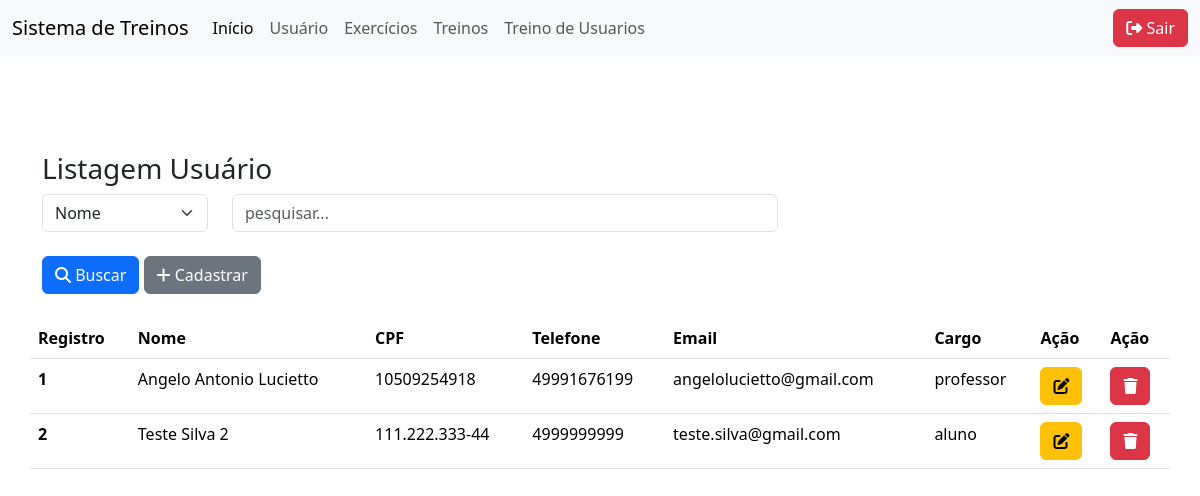
/usuario/UsuarioList.php, run on an earlier commit of the app's database.
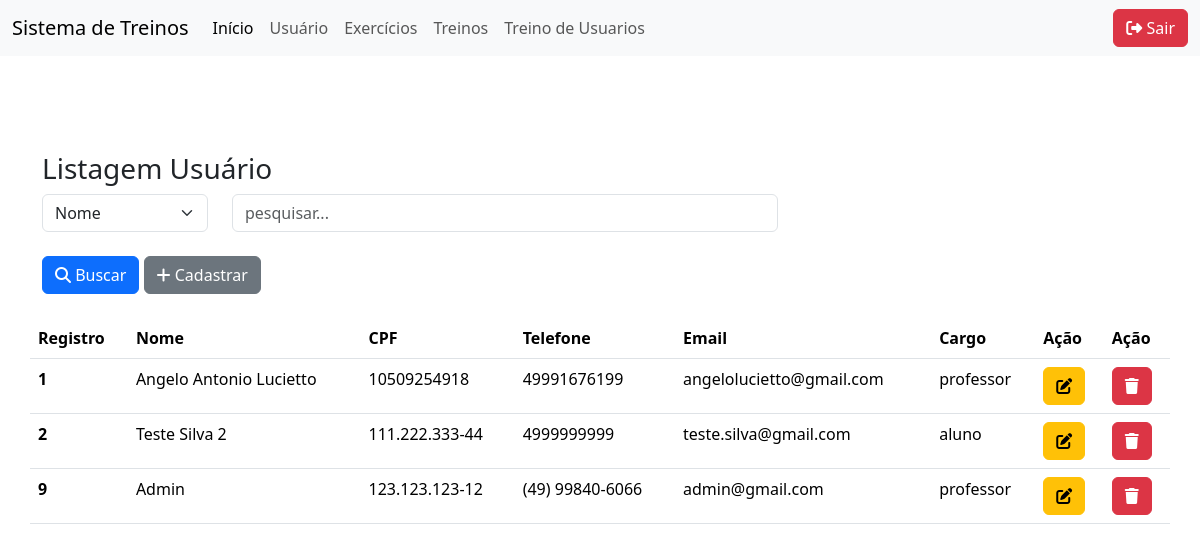
And on a later commit of the database.
### tables this page shows
CREATE TABLE IF NOT EXISTS `usuario` (
  `id` int NOT NULL AUTO_INCREMENT,
  `nome` varchar(100) DEFAULT NULL,
  `senha` varchar(150) NOT NULL DEFAULT '0',
  `cpf` varchar(50) DEFAULT NULL,
  `telefone` varchar(50) DEFAULT NULL,
  `email` varchar(50) DEFAULT NULL,
  `cargo` enum('aluno','professor') DEFAULT NULL,
  PRIMARY KEY (`id`)
);

### db.class.php (called while the page is built, shortened)
<?php
class db {
    private $host = "localhost";
    private $user = "root";
    private $password = "949464";
    private $dbname ="bancotrabalhopweb1";
    private $table_name;
    public function __construct($table_name){
        $this->table_name = $table_name;
        return $this->conn();
    }
    function conn(){
        try{
            $conn = new PDO(
                "mysql:host=$this->host;dbname=$this->dbname",
                $this->user,
                $this->password,
                [
                    PDO::ATTR_ERRMODE,
                    PDO::ERRMODE_EXCEPTION,
                    PDO::MYSQL_ATTR_INIT_COMMAND =>"SET NAMES utf8"
                ]
            );
            return $conn;
        } catch(PDOException $e){
            echo "Erro: ". $e->getMessage();
        }
    }
    public function all(){
        $conn = $this->conn();
        $sql = "SELECT * FROM $this->table_name";
        $st = $conn->prepare( $sql);
        $st->execute();
        return $st->fetchAll(PDO::FETCH_CLASS);
    }
}

### usuario/UsuarioList.php (the view, shortened to what this page needs)
<?php
    include "../db.class.php";
    include_once "../header.php";
        $db = new db('usuario');
        if(!empty($_POST)){
            $dados = $db->search($_POST);
        }else{
            $dados = $db->all();
        }
    ?>
    <body>
        <div class="container mt-5">
            <div class="row">
                <h3>Listagem Usuário</h3>
                <form action="./UsuarioList.php" method="post">
                    <div class="row">
                        <div class="col-md-2">
                            <select name="tipo" class="form-select">
                                <option value="nome">Nome</option>
                            </select>
                        </div>
                        <div class="col-md-6">
                            <input type="text" name="valor" placeholder="pesquisar..." class="form-control">
                        </div>
                    </div>
                    <div class="row">
                        <div class="col mt-4">
                            <button type="submit" class="btn btn-primary"><i class="fa-solid fa-magnifying-glass"></i> Buscar</button>
                            <a href="./UsuarioForm.php" class="btn btn-secondary"><i class="fa-solid fa-plus"></i> Cadastrar</a>
                        </div>
                    </div>
                </form>
            </div>
            <div class="row mt-4">
                <table class="table table-hover">
                <thead>
                    <tr>
                        <th scope="col">Registro</th>
                        <th scope="col">Nome</th>
                        <th scope="col">CPF</th>
                        <th scope="col">Telefone</th>
                        <th scope="col">Email</th>
                        <th scope="col">Cargo</th>
                        <th scope="col">Ação</th>
                        <th scope="col">Ação</th>
                    </tr>
                </thead>
                <tbody>
                    <?php
                        foreach($dados as $item) {
                            echo"
                            <tr>
                                <th scope='row'>$item->id</th>
                                <td>$item->nome</td>
                                <td>$item->cpf</td>
                                <td>$item->telefone</td>
                                <td>$item->email</td>
                                <td>$item->cargo</td>
                                <td>
                                    <a  class='btn btn-warning' title='Editar' href='./UsuarioForm.php?id=$item->id'><i class='fa-solid fa-pen-to-square'></i></a>
                                </td>
                                <td>
                                    <a class='btn btn-danger' title='Excluir'
                                        onclick='return confirm(\"Deseja Excluir?\")'
                                        href='./UsuarioList.php?id=$item->id'><i class='fa-solid fa-trash'></i>
                                    </a>
                                </td>
                            </tr>
                            ";
                        }
                    ?>
                </tbody>
                </table>
            </div>
    <?php
    include_once "../footer.php";
    ?>

### header.php (shortened to what this page needs)
<!DOCTYPE html>
<html lang="pt">
    <head>
        <link href="https://cdn.jsdelivr.net/npm/bootstrap@5.3.6/dist/css/bootstrap.min.css" rel="stylesheet"
>
        <link rel="stylesheet" href="https://cdnjs.cloudflare.com/ajax/libs/font-awesome/6.7.2/css/all.min.css" />
    </head>
    <body>
        <nav class="navbar navbar-expand-lg bg-body-tertiary">
  <div class="container-fluid">
    <a class="navbar-brand">Sistema de Treinos</a>
    <div class="collapse navbar-collapse" id="navbarNav">
      <ul class="navbar-nav">
        <li class="nav-item">
          <a class="nav-link active" aria-current="page" href="../index.php">Início</a>
        </li>
        <li class="nav-item">
          <a class="nav-link" href="../usuario/UsuarioList.php">Usuário</a>
        </li>
        <li class="nav-item">
          <a class="nav-link" href="../exercicios/ExercicioList.php">Exercícios</a>
        </li>
        <li class="nav-item">
          <a class="nav-link" href="../treino/TreinoList.php">Treinos</a>
        </li>
        <li class="nav-item">
          <a class="nav-link" href="../treino_usuario/TreinoUsuarioList.php">Treino de Usuarios</a>
        </li>
      </ul>
    </div>
    <a href="../Login.php?logout=true" style="float: right;" class="btn btn-danger"><i class="fa-solid fa-right-from-bracket"></i> Sair</a>
  </div>
</nav>
        <div class="container mt-5">
            <div class="row">

### footer.php (shortened to what this page needs)
            </div>
        </div>
    </body>
</html>

What changed in the data, as far as the page shows it:
added usuario: id "9", nome "Admin", cpf "123.123.123-12", telefone "(49) 99840-6066", email "admin@gmail.com", cargo "professor"
